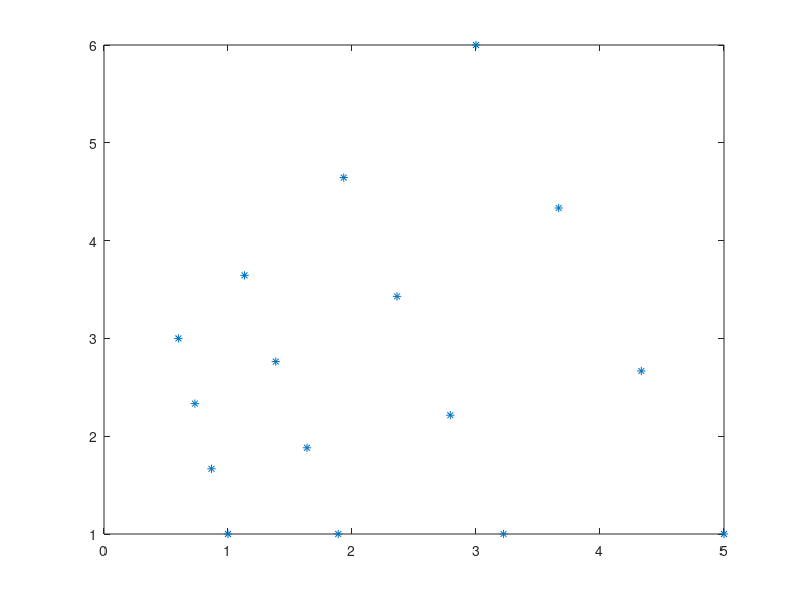

Write MATLAB code to recreate this figure.
function exs8_10
ex=[1 5 3 0.6 2.5 4 1.5 0.8];
ey=[1 1 6 3.0 1 3.5 4.1 2.0];
xi=linspace(-1,1,4);Eta=xi;
[Xi,Eta]=meshgrid(xi,Eta);
[N]=shapefunc8n4e(Xi(:),Eta(:));
X=N*ex'; Y=N*ey';
plot(X,Y,'*');
end
function [N]=shapefunc8n4e(Xi,Eta)
  N(:,1)=-(1-Xi).*(1-Eta).*(1+Xi+Eta)/4; N(:,5)=(1-Xi.*Xi).*(1-Eta)/2;
  N(:,2)=-(1+Xi).*(1-Eta).*(1-Xi+Eta)/4; N(:,6)=(1+Xi).*(1-Eta.*Eta)/2;
  N(:,3)=-(1+Xi).*(1+Eta).*(1-Xi-Eta)/4; N(:,7)=(1-Xi.*Xi).*(1+Eta)/2;
  N(:,4)=-(1-Xi).*(1+Eta).*(1+Xi-Eta)/4; N(:,8)=(1-Xi).*(1-Eta.*Eta)/2;
end

